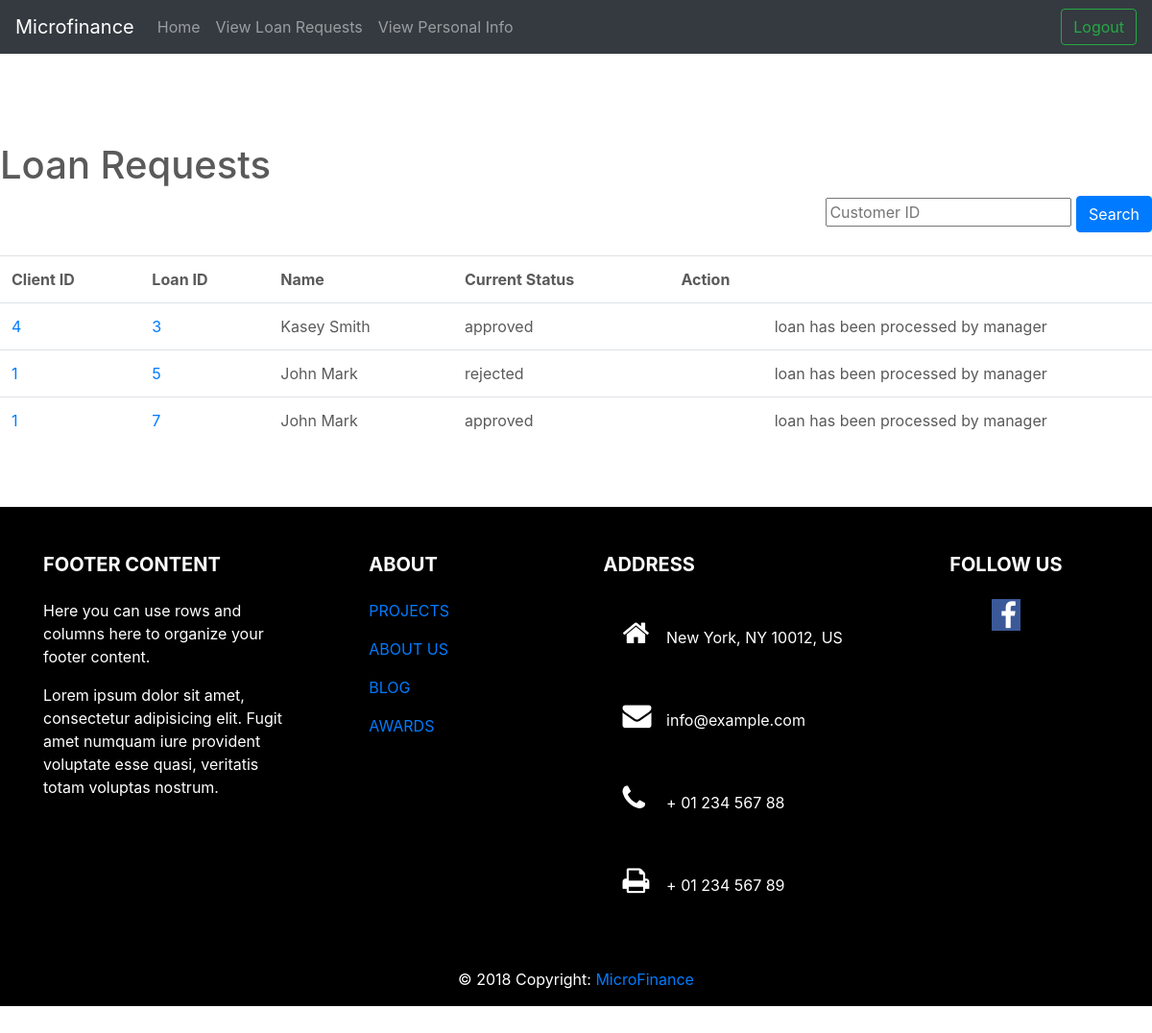
/Officer/viewloanrequests.php (signed in), run on the app's committed database.
### tables this page shows
CREATE TABLE `loanapplications` (
  `loan_id` int(10) NOT NULL,
  `client_id` int(10) DEFAULT NULL,
  `loan_amount` int(10) DEFAULT NULL,
  `interest_rate` decimal(4,2) DEFAULT NULL,
  `start_date` date DEFAULT NULL,
  `approved` enum('pending','approved','rejected','verified') DEFAULT 'pending',
  `duration` int(11) NOT NULL
);

CREATE TABLE `clients` (
  `client_id` int(10) NOT NULL,
  `rep_id` int(10) DEFAULT NULL,
  `birthday` date DEFAULT NULL,
  `acc_no` int(15) DEFAULT NULL,
  `old_id` int(10) DEFAULT NULL,
  `username` varchar(15) DEFAULT NULL,
  `first_name` varchar(15) DEFAULT NULL,
  `last_name` varchar(15) DEFAULT NULL,
  `email` varchar(30) DEFAULT NULL,
  `tele_phone` int(10) DEFAULT NULL,
  `address` text,
  `gender` enum('Male','Female') DEFAULT NULL,
  `nic` varchar(11) DEFAULT NULL,
  `photo` longblob,
  `branch` varchar(20) NOT NULL,
  `marital_status` enum('Single','Married') DEFAULT NULL,
  `status` enum('pending','created','revoked') DEFAULT NULL
);

### Officer/viewloanrequests.php (the view, shortened to what this page needs)
<!doctype html>
<html lang="en">
<head>
    <link rel="stylesheet" href="https://cdnjs.cloudflare.com/ajax/libs/font-awesome/4.7.0/css/font-awesome.min.css">
<link href="../css/custom.css" rel="stylesheet">
    <link href="../../dist/css/bootstrap.min.css" rel="stylesheet">
    <link rel="stylesheet" href="https://stackpath.bootstrapcdn.com/bootstrap/4.1.3/css/bootstrap.min.css"
>
    <link href="carousel.css" rel="stylesheet">
</head>
<body>
<header>
    <nav class="navbar navbar-expand-md navbar-dark fixed-top bg-dark">
        <a class="navbar-brand" href="#">Microfinance</a>
        <div class="collapse navbar-collapse" id="navbarCollapse">
            <ul class="navbar-nav mr-auto">
            <li class="nav-item">
                    <a class="nav-link" href="officerhome.php">Home</a>
                </li>
                <li class="nav-item ">
                    <a class="nav-link" href="viewloanrequests.php">View Loan Requests </a>
                </li>
                <li class="nav-item ">
                    <a class="nav-link" href="viewpdetails.php">View Personal Info </a>
                </li>
            </ul>
            <form class="form-inline mt-2 mt-md-0" action="../login/logout.php">
                <button class="btn btn-outline-success my-2 my-sm-0" type="submit">Logout</button>
            </form>
        </div>
    </nav>
</header>
<main role="main">
    <h1>Loan Requests</h1>
    <div id="loan_list">
        <?php
        if (isset($_GET['loan_id']) && !empty($_GET['loan_id'])) {
            $loan_id = $_GET['loan_id'];
            $query = "SELECT `client_id`, CONCAT(`first_name`, ' ', `last_name`), `approved`" .
                "FROM `clients` NATURAL JOIN `loanapplications`" .
                "WHERE `loan_id` = '$loan_id' " .
                "LIMIT 1";
            $dbconn = mysqli_connect("localhost", "jester","mafia","microfinance");
            $result = mysqli_fetch_row(mysqli_query($dbconn, $query));
            if ($result) {
                $customer_id = $result[0];
                $customer_name = $result[1];
                $approved_status = $result[2];
                if (isset($_GET['approve'])) {
                    $query = "UPDATE `loanapplications`" .
                        "SET `approved` = 'approved'" .
                        "WHERE `loan_id` = '$loan_id' " .
                        "LIMIT 1";
                    $aproval_status = "approved";
                } else if (isset($_GET['reject'])) {
                    $query = "UPDATE `loanapplications`" .
                        "SET `approved` = 'rejected'" .
                        "WHERE `loan_id` = '$loan_id' " .
                        "LIMIT 1";
                    $aproval_status = "disaproved";
                } else if (isset($_GET['reset'])) {
                    $query = "UPDATE `loanapplications`" .
                        "SET `approved` = 'pending' " .
                        "WHERE `loan_id` = '$loan_id' " .
                        "LIMIT 1";
                    $aproval_status = "Reset";
                }else if (isset($_GET['verify'])){
                    $query = "UPDATE `loanapplications`" .
                    "SET `approved` = 'verified' " .
                    "WHERE `loan_id` = '$loan_id' " .
                    "LIMIT 1";
                $aproval_status = "Verified";
                }
                $result = mysqli_query($dbconn, $query);
                mysqli_close($dbconn);
                if ($result) {
                    echo "</br>"
                        . "<div align='center'>Customer $customer_id, $customer_name's loan application $loan_id has $aproval_status Successfully.</div>"
                        . "<br>"
                        . "<div align='right'><a class='_button' href='viewloanrequests.php'><-Back to List</a></div>";
                }
            }
            ?>
            <?php
        } else {
            ?>
            <div id="Search bar" align="right">
                <form action="" method="GET">
                    <input required id="search_id" name="search_id" type="text" placeholder="Customer ID">
                    <input class="btn btn-primary" type="submit" value="Search">
                </form>
            </div>
            <?php
            if (isset($_GET['search_id']) && !empty($_GET['search_id'])) {
                $search_text = $_GET['search_id'];
                $query = "SELECT `client_id`, `loan_id`, CONCAT(`first_name`, ' ', `last_name`), `approved`" .
                    "FROM `clients` NATURAL JOIN `loanapplications`" .
                    "WHERE `client_id` LIKE '$search_text%' OR CONCAT(`first_name`, ' ', `last_name`) LIKE '%$search_text%' OR `loan_id` LIKE '$search_text%'";
                echo "<div align='left'><a class='_button' href='viewloanrequests.php'><-Back to Full List</a></br></br></div>";
            } else {
                $query = "SELECT `client_id`, `loan_id`, CONCAT(`first_name`, ' ', `last_name`), `approved`" .
                    "FROM `clients` NATURAL JOIN `loanapplications`";
            }
            $dbconn =mysqli_connect("localhost", "jester","mafia","microfinance");
            $result = mysqli_query($dbconn, $query);
            if ($result) {
                echo '<table class="table">' .
                    '<tr><th>Client ID</th><th>Loan ID</th><th>Name</th><th>Current Status</th><th>Action</th></tr>';
                while ($customer = mysqli_fetch_row($result)) {
                    $status = $customer[3];
                    echo
                        '<tr>'
                        . '<td width="auto"><a class="_button" href="profile.php?client_id=' . $customer[0] . '">' . $customer[0] . '</a></td>'
                        . '<td width="auto""><a class="_button" href="viewloandetails.php?loan_id=' . $customer[1] . '">' . $customer[1] . '</a></td>'
                        . '<td width="auto"">' . $customer[2] . '</td>'
                        . '<td width="auto"">' . $status . '</td>'
                        . '<td align="center">';
                    if ($status == 'rejected' or $status == 'approved'){
                        echo 'loan has been processed by manager';
                    }else if ($status == 'pending') {
                        echo '<a class="_button" href="?loan_id=' . $customer[1] . '&verify=#">Verify</a></br>';
                    } else {
                        echo '</br><a class="_button" href="?loan_id=' . $customer[1] . '&reset=#">Reset</a>';
                    }
                    echo '</td>'
                        . '</tr>';
                }
                echo '</table>';
            }
        }
        ?>
    </div>
    <div style="height:50px">
</div>
      <footer class="page-footer font-small mdb-color lighten-3 pt-4">
<div class="container text-center text-md-left">
  <div class="row">
    <div class="col-md-4 col-lg-3 mr-auto my-md-4 my-0 mt-4 mb-1">
      <h5 class="font-weight-bold text-uppercase mb-4">Footer Content</h5>
      <p>Here you can use rows and columns here to organize your footer content.</p>
      <p>Lorem ipsum dolor sit amet, consectetur adipisicing elit. Fugit amet numquam iure provident voluptate esse
        quasi, veritatis totam voluptas nostrum.</p>
    </div>
    <div class="col-md-2 col-lg-2 mx-auto my-md-4 my-0 mt-4 mb-1">
      <h5 class="font-weight-bold text-uppercase mb-4">About</h5>
      <ul class="list-unstyled">
        <li>
          <p>
            <a href="#!">PROJECTS</a>
          </p>
        </li>
        <li>
          <p>
            <a href="#!">ABOUT US</a>
          </p>
        </li>
        <li>
          <p>
            <a href="#!">BLOG</a>
          </p>
        </li>
        <li>
          <p>
            <a href="#!">AWARDS</a>
          </p>
        </li>
      </ul>
    </div>
    <div class="col-md-4 col-lg-3 mx-auto my-md-4 my-0 mt-4 mb-1">
      <h5 class="font-weight-bold text-uppercase mb-4">Address</h5>
      <ul class="list-unstyled">
        <li>
          <p>
            <i class="fa fa-home mr-3"></i> New York, NY 10012, US</p>
        </li>
        <li>
          <p>
            <i class="fa fa-envelope mr-3"></i> info@example.com</p>
        </li>
        <li>
          <p>
            <i class="fa fa-phone mr-3"></i> + 01 234 567 88</p>
        </li>
        <li>
          <p>
            <i class="fa fa-print mr-3"></i> + 01 234 567 89</p>
        </li>
      </ul>
    </div>
    <div class="col-md-2 col-lg-2 text-center mx-auto my-4">
      <h5 class="font-weight-bold text-uppercase mb-4">Follow Us</h5>
      <a type="button" class="btn-floating btn-fb">
        <i class="fa fa-facebook"></i>
      </a>
    </div>
  </div>
</div>
<div class="footer-copyright text-center py-3">© 2018 Copyright:
  <a href=""> MicroFinance</a>
</div>
</footer>
</main>
</body>
</html>

### css/custom.css (style rules this page uses)
.fa { padding: 20px; font-size: 30px; width: 45px; text-decoration: none; }
.fa-facebook { background: #3B5998; color: #FFFFFF; padding: 0.05em 0.3em; background: #3B5998; color: white; width: 30px; }
footer { background: black; color: white; }

### css/carousel.css (style rules this page uses)
body { padding-top: 3rem; padding-bottom: 3rem; color: #5a5a5a; }

### data on the page
loanapplications: client.client_id "4", loan_id "3", customer "Kasey Smith", approved "approved", shows "loan has been processed by manager"
loanapplications: client.client_id "1", loan_id "5", customer "John Mark", approved "rejected", shows "loan has been processed by manager"
loanapplications: client.client_id "1", loan_id "7", customer "John Mark", approved "approved", shows "loan has been processed by manager"
